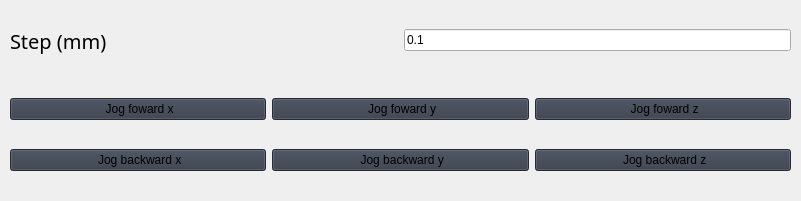
                      <widget class="QFrame" name="frame_7">
                       <property name="geometry">
                        <rect>
                         <x>1000</x>
                         <y>330</y>
                         <width>801</width>
                         <height>201</height>
                        </rect>
                       </property>
                       <property name="frameShape">
                        <enum>QFrame::NoFrame</enum>
                       </property>
                       <widget class="QWidget" name="gridLayoutWidget_10">
                        <property name="geometry">
                         <rect>
                          <x>10</x>
                          <y>80</y>
                          <width>781</width>
                          <height>111</height>
                         </rect>
                        </property>
                        <layout class="QGridLayout" name="gridLayout_9">
                         <item row="2" column="2">
                          <widget class="QPushButton" name="magnet_jog_backward_z">
                           <property name="sizePolicy">
                            <sizepolicy hsizetype="Preferred" vsizetype="Fixed">
                             <horstretch>0</horstretch>
                             <verstretch>0</verstretch>
                            </sizepolicy>
                           </property>
                           <property name="styleSheet">
                            <string notr="true">background-color: rgb(52, 59, 72);
font: 63 15pt &quot;Segoe UI Semibold&quot;;</string>
                           </property>
                           <property name="text">
                            <string> Jog backward z</string>
                           </property>
                           <property name="icon">
                            <iconset>
                             <normaloff>:/icons/images/icons/cil-media-step-forward.png</normaloff>:/icons/images/icons/cil-media-step-forward.png</iconset>
                           </property>
                          </widget>
                         </item>
                         <item row="0" column="1">
                          <widget class="QPushButton" name="magnet_jog_foward_y">
                           <property name="sizePolicy">
                            <sizepolicy hsizetype="Preferred" vsizetype="Fixed">
                             <horstretch>0</horstretch>
                             <verstretch>0</verstretch>
                            </sizepolicy>
                           </property>
                           <property name="styleSheet">
                            <string notr="true">background-color: rgb(52, 59, 72);
font: 63 15pt &quot;Segoe UI Semibold&quot;;</string>
                           </property>
                           <property name="text">
                            <string> Jog foward y</string>
                           </property>
                           <property name="icon">
                            <iconset>
                             <normaloff>:/icons/images/icons/cil-media-step-forward.png</normaloff>:/icons/images/icons/cil-media-step-forward.png</iconset>
                           </property>
                          </widget>
                         </item>
                         <item row="2" column="0">
                          <widget class="QPushButton" name="magnet_jog_backward_x">
                           <property name="sizePolicy">
                            <sizepolicy hsizetype="Preferred" vsizetype="Fixed">
                             <horstretch>0</horstretch>
                             <verstretch>0</verstretch>
                            </sizepolicy>
                           </property>
                           <property name="styleSheet">
                            <string notr="true">background-color: rgb(52, 59, 72);
font: 63 15pt &quot;Segoe UI Semibold&quot;;</string>
                           </property>
                           <property name="text">
                            <string> Jog backward x</string>
                           </property>
                           <property name="icon">
                            <iconset>
                             <normaloff>:/icons/images/icons/cil-media-step-forward.png</normaloff>:/icons/images/icons/cil-media-step-forward.png</iconset>
                           </property>
                          </widget>
                         </item>
                         <item row="2" column="1">
                          <widget class="QPushButton" name="magnet_jog_backward_y">
                           <property name="sizePolicy">
                            <sizepolicy hsizetype="Preferred" vsizetype="Fixed">
                             <horstretch>0</horstretch>
                             <verstretch>0</verstretch>
                            </sizepolicy>
                           </property>
                           <property name="styleSheet">
                            <string notr="true">background-color: rgb(52, 59, 72);
font: 63 15pt &quot;Segoe UI Semibold&quot;;</string>
                           </property>
                           <property name="text">
                            <string> Jog backward y</string>
                           </property>
                           <property name="icon">
                            <iconset>
                             <normaloff>:/icons/images/icons/cil-media-step-forward.png</normaloff>:/icons/images/icons/cil-media-step-forward.png</iconset>
                           </property>
                          </widget>
                         </item>
                         <item row="0" column="2">
                          <widget class="QPushButton" name="magnet_jog_foward_z">
                           <property name="sizePolicy">
                            <sizepolicy hsizetype="Preferred" vsizetype="Fixed">
                             <horstretch>0</horstretch>
                             <verstretch>0</verstretch>
                            </sizepolicy>
                           </property>
                           <property name="styleSheet">
                            <string notr="true">background-color: rgb(52, 59, 72);
font: 63 15pt &quot;Segoe UI Semibold&quot;;</string>
                           </property>
                           <property name="text">
                            <string> Jog foward z</string>
                           </property>
                           <property name="icon">
                            <iconset>
                             <normaloff>:/icons/images/icons/cil-media-step-forward.png</normaloff>:/icons/images/icons/cil-media-step-forward.png</iconset>
                           </property>
                          </widget>
                         </item>
                         <item row="0" column="0">
                          <widget class="QPushButton" name="magnet_jog_foward_x">
                           <property name="sizePolicy">
                            <sizepolicy hsizetype="Preferred" vsizetype="Fixed">
                             <horstretch>0</horstretch>
                             <verstretch>0</verstretch>
                            </sizepolicy>
                           </property>
                           <property name="styleSheet">
                            <string notr="true">background-color: rgb(52, 59, 72);
font: 63 15pt &quot;Segoe UI Semibold&quot;;</string>
                           </property>
                           <property name="text">
                            <string> Jog foward x</string>
                           </property>
                           <property name="icon">
                            <iconset>
                             <normaloff>:/icons/images/icons/cil-media-step-forward.png</normaloff>:/icons/images/icons/cil-media-step-forward.png</iconset>
                           </property>
                          </widget>
                         </item>
                         <item row="1" column="1">
                          <spacer name="verticalSpacer_3">
                           <property name="sizeType">
                            <enum>QSizePolicy::Fixed</enum>
                           </property>
                           <property name="sizeHint" stdset="0">
                            <size>
                             <width>20</width>
                             <height>5</height>
                            </size>
                           </property>
                          </spacer>
                         </item>
                        </layout>
                       </widget>
                       <widget class="QWidget" name="horizontalLayoutWidget_8">
                        <property name="geometry">
                         <rect>
                          <x>10</x>
                          <y>10</y>
                          <width>781</width>
                          <height>61</height>
                         </rect>
                        </property>
                        <layout class="QHBoxLayout" name="horizontalLayout_16">
                         <item>
                          <widget class="QLabel" name="label_37">
                           <property name="sizePolicy">
                            <sizepolicy hsizetype="Preferred" vsizetype="Preferred">
                             <horstretch>0</horstretch>
                             <verstretch>0</verstretch>
                            </sizepolicy>
                           </property>
                           <property name="font">
                            <font>
                             <family>Segoe UI Semibold</family>
                             <pointsize>15</pointsize>
                             <weight>7</weight>
                             <italic>false</italic>
                             <bold>false</bold>
                            </font>
                           </property>
                           <property name="styleSheet">
                            <string notr="true">font: 63 15pt &quot;Segoe UI Semibold&quot;;</string>
                           </property>
                           <property name="text">
                            <string>Step (mm)</string>
                           </property>
                           <property name="wordWrap">
                            <bool>true</bool>
                           </property>
                           <property name="textInteractionFlags">
                            <set>Qt::NoTextInteraction</set>
                           </property>
                          </widget>
                         </item>
                         <item>
                          <widget class="QLineEdit" name="magnet_step_jog">
                           <property name="enabled">
                            <bool>true</bool>
                           </property>
                           <property name="sizePolicy">
                            <sizepolicy hsizetype="Preferred" vsizetype="Fixed">
                             <horstretch>0</horstretch>
                             <verstretch>0</verstretch>
                            </sizepolicy>
                           </property>
                           <property name="styleSheet">
                            <string notr="true">font: 63 20pt &quot;Segoe UI Semibold&quot;;</string>
                           </property>
                           <property name="text">
                            <string>0.1</string>
                           </property>
                          </widget>
                         </item>
                        </layout>
                       </widget>
                      </widget>
